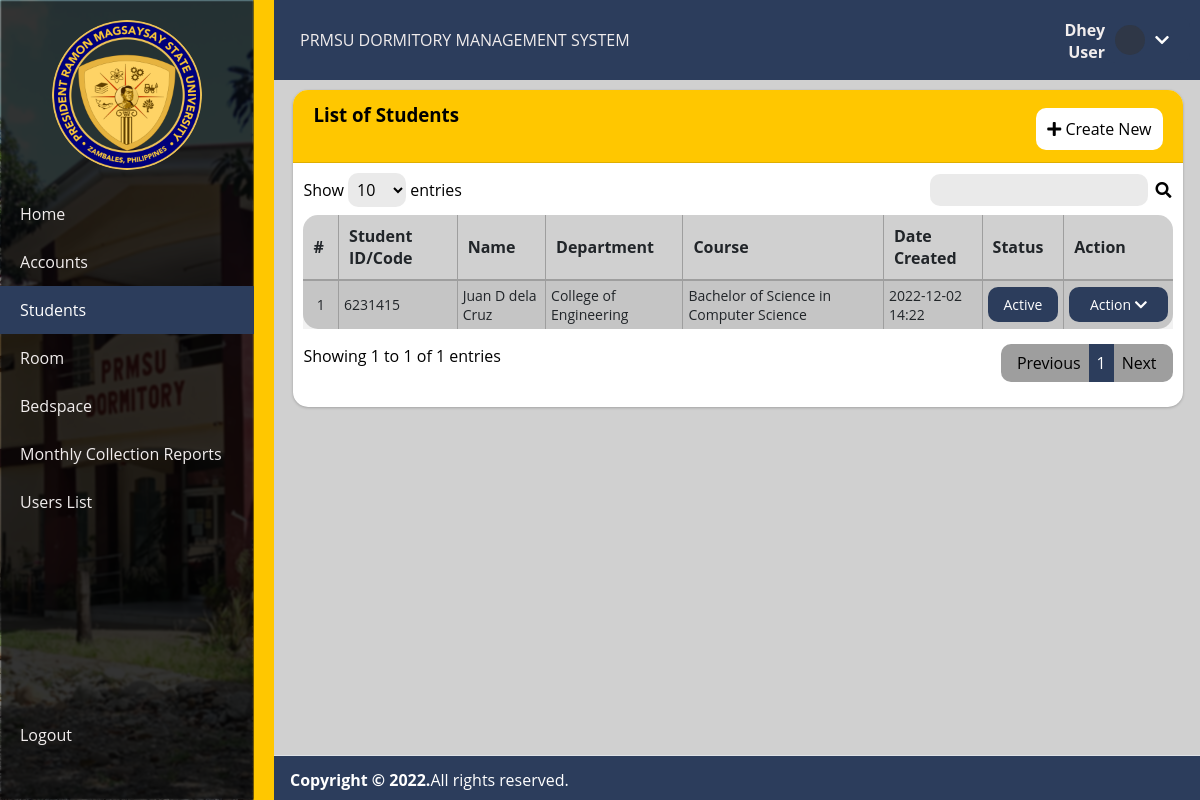
The app's page /admin/student.php (signed in), older data.
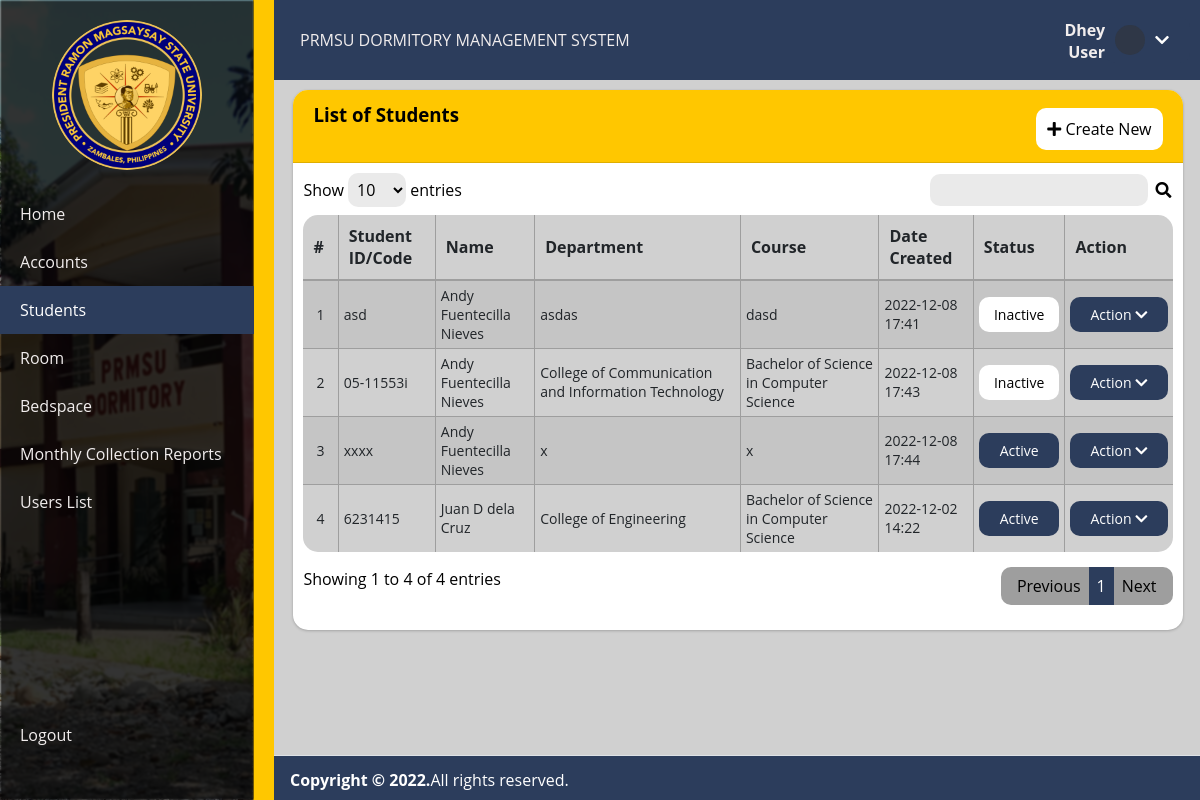
The same page, newer data.
### tables this page shows
CREATE TABLE `student_list` (
  `id` int(40) NOT NULL,
  `code` varchar(100) NOT NULL,
  `firstname` text NOT NULL,
  `middlename` text NOT NULL,
  `lastname` text NOT NULL,
  `department` text NOT NULL,
  `birthdate` date DEFAULT NULL,
  `course` text NOT NULL,
  `gender` varchar(20) NOT NULL,
  `contact` text NOT NULL,
  `religion` text NOT NULL,
  `email` text NOT NULL,
  `address` text NOT NULL,
  `emergency_name` text NOT NULL,
  `emergency_contact` text NOT NULL,
  `emergency_address` text NOT NULL,
  `emergency_relation` text NOT NULL,
  `status` tinyint(1) NOT NULL DEFAULT 1,
  `delete_flag` tinyint(1) NOT NULL DEFAULT 0,
  `date_created` datetime NOT NULL DEFAULT current_timestamp(),
  `date_updated` datetime NOT NULL DEFAULT current_timestamp() ON UPDATE current_timestamp()
);

### config.php (called while the page is built, shortened)
<?php
require_once('classes/utils.php');
$SITE_NAME = "";
?>

### admin/student.php (the view, shortened to what this page needs)
<?php require_once('../config.php'); ?>
<!DOCTYPE html>
<html>
<?php
include $ROOT_DIR.'/inc/html-head.php';
?>
<body>
    <div class="wrapper">
        <div class="section">
            <?php include '../inc/header.php'; ?>
        </div>
        <?php include '../inc/sidebar.php'; ?>
        <div class="content-wrapper" style="min-height:628.038px">
            <section class="content">
                <div class="container">
                    <div class="card">
                        <div class="card-header">
                            <h3 class="card-title">List of Students</h3>
                            <div class="card-tools">
                                <a href="<?php echo $SITE_NAME ?>/admin/students/entry.php?page=new" id="create_new"
                                    class="btn btn-flat btn-primary"><span class="fas fa-plus"></span> Create New</a>
                            </div>
                        </div>
                        <div class="card-body">
                            <div class="container-fluid">
                                <table class="table table-hover table-striped table-bordered" id="list">
                                    <thead>
                                        <tr>
                                            <th>#</th>
                                            <th>Student ID/Code</th>
                                            <th>Name</th>
                                            <th>Department</th>
                                            <th>Course</th>
                                            <th>Date Created</th>
                                            <th>Status</th>
                                            <th>Action</th>
                                        </tr>
                                    </thead>
                                    <tbody>
                                        <?php
					                        $i = 1;
						                        $qry = $conn->query("SELECT *, concat(firstname, ' ', coalesce(concat(middlename,' '), ''), lastname) as `name` from `student_list` where delete_flag = 0 order by `name` asc ");
						                        while($row = $qry->fetch_assoc()):
					                        ?>
                                        <tr>
                                            <td class="text-center"><?php echo $i++; ?></td>
                                            <td><?php echo $row['code'] ?></td>
                                            <td><?php echo $row['name'] ?></td>
                                            <td><?php echo $row['department'] ?></td>
                                            <td><?php echo $row['course'] ?></td>
                                            <td><?php echo date("Y-m-d H:i",strtotime($row['date_created'])) ?></td>
                                            <td class="text-center">
                                                <div class="pill <?php echo $row['status'] === '1' ? 'active' : 'inactive' ?>"><?php echo $row['status'] === '1' ? 'Active' : 'Inactive' ?></div>
                                            </td>
                                            <td style="width: 50px">
                                                <div class="dropdown">
                                                    <button class="dropbtn">Action <?php echo !isValidTimeStamp($row['approved']) ? '<div class="new-badge"></div>' : '' ?> <i class="fa fa-chevron-down"></i></button>
                                                </div>
                                            </td>
                                        </tr>
                                        <?php endwhile; ?>
                                    </tbody>
                                </table>
                            </div>
                        </div>
                    </div>
                </div>
            </section>
        </div>
        <?php include '../inc/footer.php'; ?>
    </div>
</body>
</html>

Row changes from the older to the newer data that the page shows:
added student_list: code "asd", name "Andy Fuentecilla Nieves", department "asdas", course "dasd", date_created "2022-12-08 17:41", status "Inactive"
added student_list: code "05-11553i", name "Andy Fuentecilla Nieves", department "College of Communication and Information Technology", course "Bachelor of Science in Computer Science", date_created "2022-12-08 17:43", status "Inactive"
added student_list: code "xxxx", name "Andy Fuentecilla Nieves", department "x", course "x", date_created "2022-12-08 17:44", status "Active"
Text that changed along with them:
text written by a page script: "Show entries Showing 1 to 1 of 1 entries Previous 1 Next" → "Show entries Showing 1 to 4 of 4 entries Previous 1 Next"
